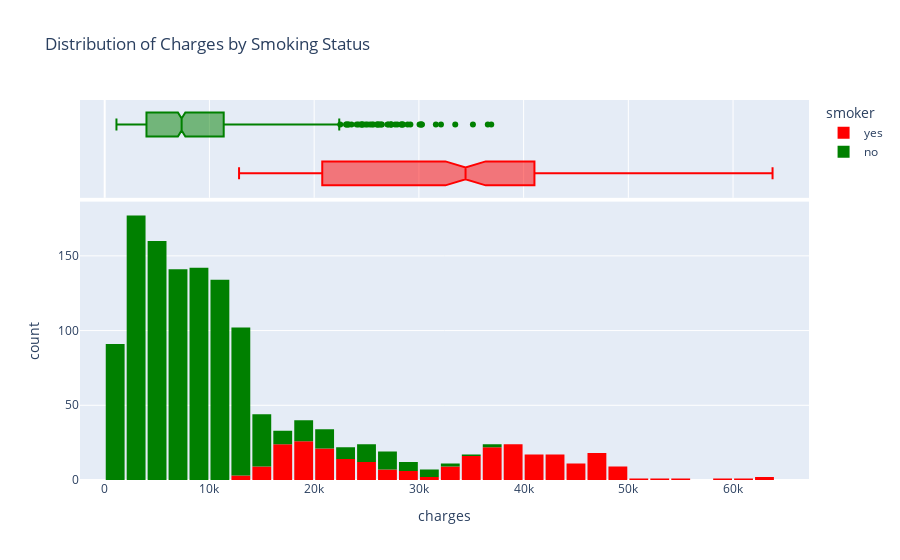

Write notebook code for a chart like this one.
### Markdown cell above
#### Charges 

Let's visualize the distrubution of the annual medical charges for customers. This is the column we're trying to predict so for better visualizations we add categorical column 'smoker'.

### Code cell
fig = px.histogram(
    insurance,
    x = 'charges',
    marginal = 'box',
    color = 'smoker',
    color_discrete_sequence= ['red', 'green'],
    title = 'Distribution of Charges by Smoking Status'
)
fig.update_layout(bargap = 0.1)
fig.show()

### Figure 1 — Plotly figure (JSON) as saved in the notebook; plotly's stock layout.template omitted (floating-point values rounded to 4 significant figures; data arrays with more than 128 entries replaced by an {"elided": "..."} marker saying what was removed)
{"data": [{"alignmentgroup": "True", "bingroup": "x", "hovertemplate": "smoker=yes<br>charges=%{x}<br>count=%{y}<extra></extra>", "legendgroup": "yes", "marker": {"color": "red", "pattern": {"shape": ""}}, "name": "yes", "offsetgroup": "yes", "orientation": "v", "showlegend": true, "type": "histogram", "x": {"elided": "274 float values"}, "xaxis": "x", "yaxis": "y"}, {"alignmentgroup": "True", "hovertemplate": "smoker=yes<br>charges=%{x}<extra></extra>", "legendgroup": "yes", "marker": {"color": "red"}, "name": "yes", "notched": true, "offsetgroup": "yes", "showlegend": false, "type": "box", "x": {"elided": "274 float values"}, "xaxis": "x2", "yaxis": "y2"}, {"alignmentgroup": "True", "bingroup": "x", "hovertemplate": "smoker=no<br>charges=%{x}<br>count=%{y}<extra></extra>", "legendgroup": "no", "marker": {"color": "green", "pattern": {"shape": ""}}, "name": "no", "offsetgroup": "no", "orientation": "v", "showlegend": true, "type": "histogram", "x": {"elided": "1063 float values"}, "xaxis": "x", "yaxis": "y"}, {"alignmentgroup": "True", "hovertemplate": "smoker=no<br>charges=%{x}<extra></extra>", "legendgroup": "no", "marker": {"color": "green"}, "name": "no", "notched": true, "offsetgroup": "no", "showlegend": false, "type": "box", "x": {"elided": "1063 float values"}, "xaxis": "x2", "yaxis": "y2"}], "layout": {"bargap": 0.1, "barmode": "relative", "legend": {"title": {"text": "smoker"}, "tracegroupgap": 0}, "title": {"text": "Distribution of Charges by Smoking Status"}, "xaxis": {"anchor": "y", "domain": [0, 1], "title": {"text": "charges"}}, "xaxis2": {"anchor": "y2", "domain": [0, 1], "matches": "x", "showgrid": true, "showticklabels": false}, "yaxis": {"anchor": "x", "domain": [0, 0.7326], "title": {"text": "count"}}, "yaxis2": {"anchor": "x2", "domain": [0.7426, 1], "matches": "y2", "showgrid": false, "showline": false, "showticklabels": false, "ticks": ""}}}
